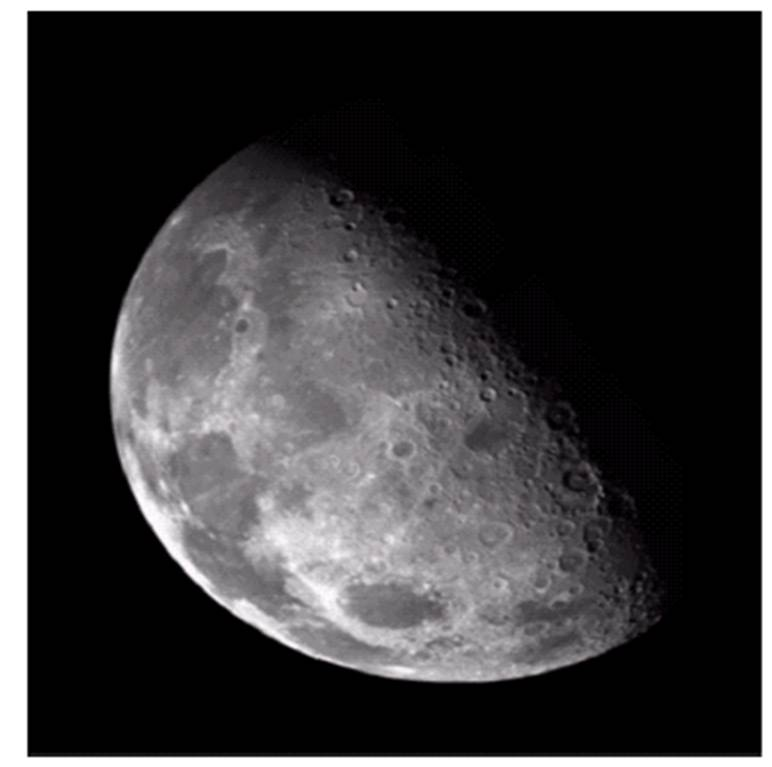
%> input picture ImageLT2_50212116040/moon.jpg, 772 x 767 px
$ octave ImageLT2_b_50212116040.m   (GNU Octave 9; MATLAB toolbox functions it lacks are replaced by stand-ins)
%> lines starting %> are read from the running program, lines starting %| are printed output that depends on the picture
clear all
clc

ImMoon = imread('C:\Users\lab E211\Desktop\moon.jpg');
%> ImMoon is the input picture: size 767x772x3 uint8; mean R, G, B 58.9, 58.1, 59.1

%Resize the image and change it to grayscale
ImMoon = imresize(ImMoon, [345 439]);
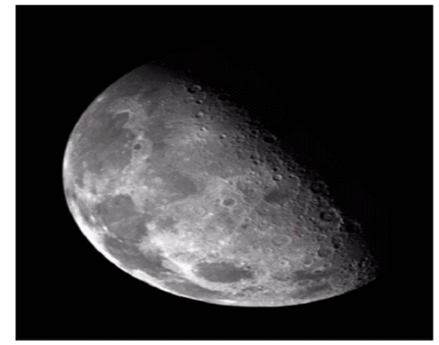
%> ImMoon: size 345x439x3 uint8; mean R, G, B 58.8, 58, 59.1
ImMoon = rgb2gray(ImMoon);
%> ImMoon: size 345x439 uint8

% Create a laplacian kernel using fspecial function
laplacianKernel = fspecial('laplacian');

% Create A Laplacian filtered image.
ImAfterLaplace = imfilter(ImMoon, laplacianKernel);
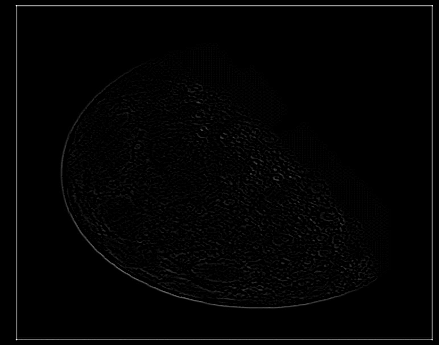
%> ImAfterLaplace: size 345x439 uint8; min 0, max 253, mean 3.3

% Sharpen the original image with imsharpen fucntion
ImAfterSharpen = imsharpen(ImMoon);

% Subtract the SharpenImage with the original Image
ImAfterSubtract = ImAfterSharpen - ImMoon;
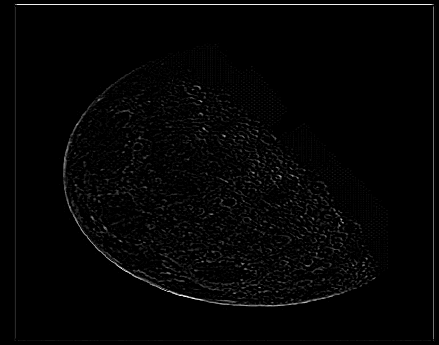
%> ImAfterSubtract: size 345x439 uint8; min 0, max 37, mean 0.7; drawn with min black and max white

% Show Result
% From the result, we can see that by using the laplacian filter, we get
% better sharpen filter than using imsharpen fucntion.
figure(1), subplot(2,2,1), imshow(ImMoon), title('Original Image')
           subplot(2,2,2), imshow(ImAfterLaplace), title('Laplacian Filter');
           subplot(2,2,3), imshow(ImAfterSharpen), title('Sharpened Image');
           subplot(2,2,4), imshow(ImAfterSubtract), title('Subtracted Sharpened with Original Image');
